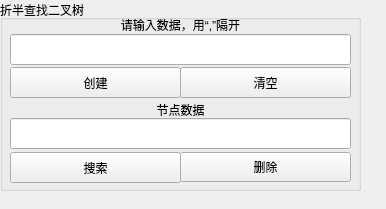
<?xml version="1.0" encoding="UTF-8"?>
<ui version="4.0">
 <class>BinaryTreeUI</class>
 <widget class="QWidget" name="BinaryTreeUI">
  <property name="geometry">
   <rect>
    <x>0</x>
    <y>0</y>
    <width>386</width>
    <height>209</height>
   </rect>
  </property>
  <property name="windowTitle">
   <string>Form</string>
  </property>
  <widget class="QGroupBox" name="groupBox">
   <property name="geometry">
    <rect>
     <x>0</x>
     <y>0</y>
     <width>361</width>
     <height>191</height>
    </rect>
   </property>
   <property name="title">
    <string>折半查找二叉树</string>
   </property>
   <widget class="QPushButton" name="Button_InsertBiTreeNode">
    <property name="geometry">
     <rect>
      <x>10</x>
      <y>67</y>
      <width>171</width>
      <height>31</height>
     </rect>
    </property>
    <property name="text">
     <string>创建</string>
    </property>
   </widget>
   <widget class="QPushButton" name="Button_SearchBiTreeNode">
    <property name="geometry">
     <rect>
      <x>10</x>
      <y>152</y>
      <width>171</width>
      <height>31</height>
     </rect>
    </property>
    <property name="text">
     <string>搜索</string>
    </property>
   </widget>
   <widget class="QPushButton" name="Button_CleanBiTreeNode">
    <property name="geometry">
     <rect>
      <x>180</x>
      <y>67</y>
      <width>171</width>
      <height>31</height>
     </rect>
    </property>
    <property name="text">
     <string>清空</string>
    </property>
   </widget>
   <widget class="QPushButton" name="Button_DeleteBiTreeNode">
    <property name="geometry">
     <rect>
      <x>180</x>
      <y>152</y>
      <width>171</width>
      <height>30</height>
     </rect>
    </property>
    <property name="text">
     <string>删除</string>
    </property>
   </widget>
   <widget class="QLineEdit" name="BinaryTreeDataEdit_2">
    <property name="geometry">
     <rect>
      <x>10</x>
      <y>118</y>
      <width>341</width>
      <height>31</height>
     </rect>
    </property>
   </widget>
   <widget class="QLineEdit" name="BinaryTreeDataEdit">
    <property name="geometry">
     <rect>
      <x>10</x>
      <y>34</y>
      <width>341</width>
      <height>31</height>
     </rect>
    </property>
   </widget>
   <widget class="QLabel" name="label">
    <property name="geometry">
     <rect>
      <x>10</x>
      <y>12</y>
      <width>341</width>
      <height>25</height>
     </rect>
    </property>
    <property name="text">
     <string>请输入数据，用“,”隔开</string>
    </property>
    <property name="alignment">
     <set>Qt::AlignCenter</set>
    </property>
   </widget>
   <widget class="QLabel" name="label_2">
    <property name="geometry">
     <rect>
      <x>10</x>
      <y>100</y>
      <width>341</width>
      <height>20</height>
     </rect>
    </property>
    <property name="text">
     <string>节点数据</string>
    </property>
    <property name="alignment">
     <set>Qt::AlignCenter</set>
    </property>
   </widget>
  </widget>
 </widget>
 <resources/>
 <connections>
  <connection>
   <sender>Button_CleanBiTreeNode</sender>
   <signal>clicked()</signal>
   <receiver>BinaryTreeUI</receiver>
   <slot>on_binarytree_delete_btn_clicked()</slot>
   <hints>
    <hint type="sourcelabel">
     <x>265</x>
     <y>112</y>
    </hint>
    <hint type="destinationlabel">
     <x>357</x>
     <y>121</y>
    </hint>
   </hints>
  </connection>
  <connection>
   <sender>Button_DeleteBiTreeNode</sender>
   <signal>clicked()</signal>
   <receiver>BinaryTreeUI</receiver>
   <slot>on_binarytree_node_delete_btn_clicked()</slot>
   <hints>
    <hint type="sourcelabel">
     <x>292</x>
     <y>188</y>
    </hint>
    <hint type="destinationlabel">
     <x>322</x>
     <y>202</y>
    </hint>
   </hints>
  </connection>
  <connection>
   <sender>Button_InsertBiTreeNode</sender>
   <signal>clicked()</signal>
   <receiver>BinaryTreeUI</receiver>
   <slot>on_binarytree_create_btn_clicked()</slot>
   <hints>
    <hint type="sourcelabel">
     <x>339</x>
     <y>60</y>
    </hint>
    <hint type="destinationlabel">
     <x>442</x>
     <y>178</y>
    </hint>
   </hints>
  </connection>
  <connection>
   <sender>Button_SearchBiTreeNode</sender>
   <signal>clicked()</signal>
   <receiver>BinaryTreeUI</receiver>
   <slot>on_binarytree_node_search_btn_clicked()</slot>
   <hints>
    <hint type="sourcelabel">
     <x>178</x>
     <y>176</y>
    </hint>
    <hint type="destinationlabel">
     <x>455</x>
     <y>201</y>
    </hint>
   </hints>
  </connection>
 </connections>
 <slots>
  <slot>on_binarytree_create_btn_clicked()</slot>
  <slot>on_binarytree_delete_btn_clicked()</slot>
  <slot>on_binarytree_node_delete_btn_clicked()</slot>
  <slot>on_binarytree_SimulationTree_creat_btn_clicked()</slot>
  <slot>on_bigroottree_create_btn_clicked()</slot>
  <slot>on_bigroottree_insert_btn_clicked()</slot>
  <slot>on_bigroottree_remove_btn_clicked()</slot>
  <slot>on_Btree_create_btn_clicked()</slot>
  <slot>on_Btree_insert_btn_clicked()</slot>
  <slot>on_Btree_remove_btn_clicked()</slot>
  <slot>on_Btree_destroy_btn_clicked()</slot>
  <slot>on_binarytree_node_search_btn_clicked()</slot>
  <slot>on_Btree_search_btn_clicked()</slot>
 </slots>
</ui>
